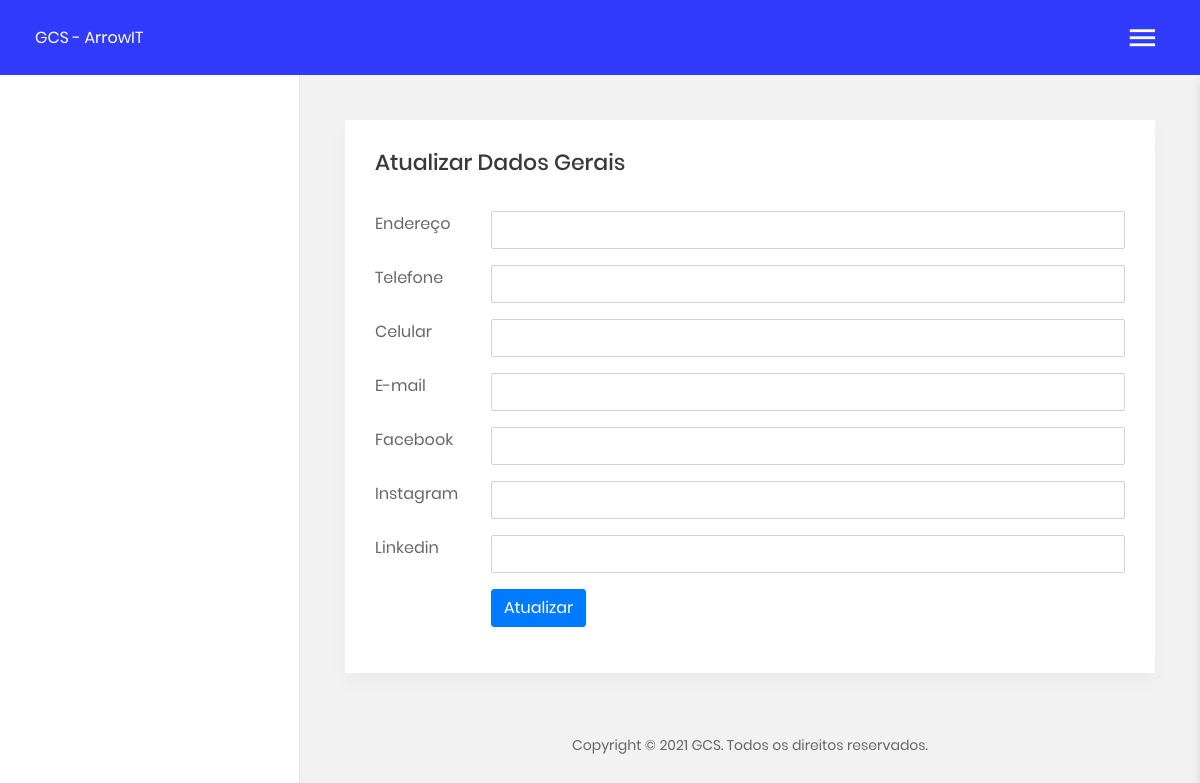
Before: /gcs/ait_dadosgerais.php with the older database file.
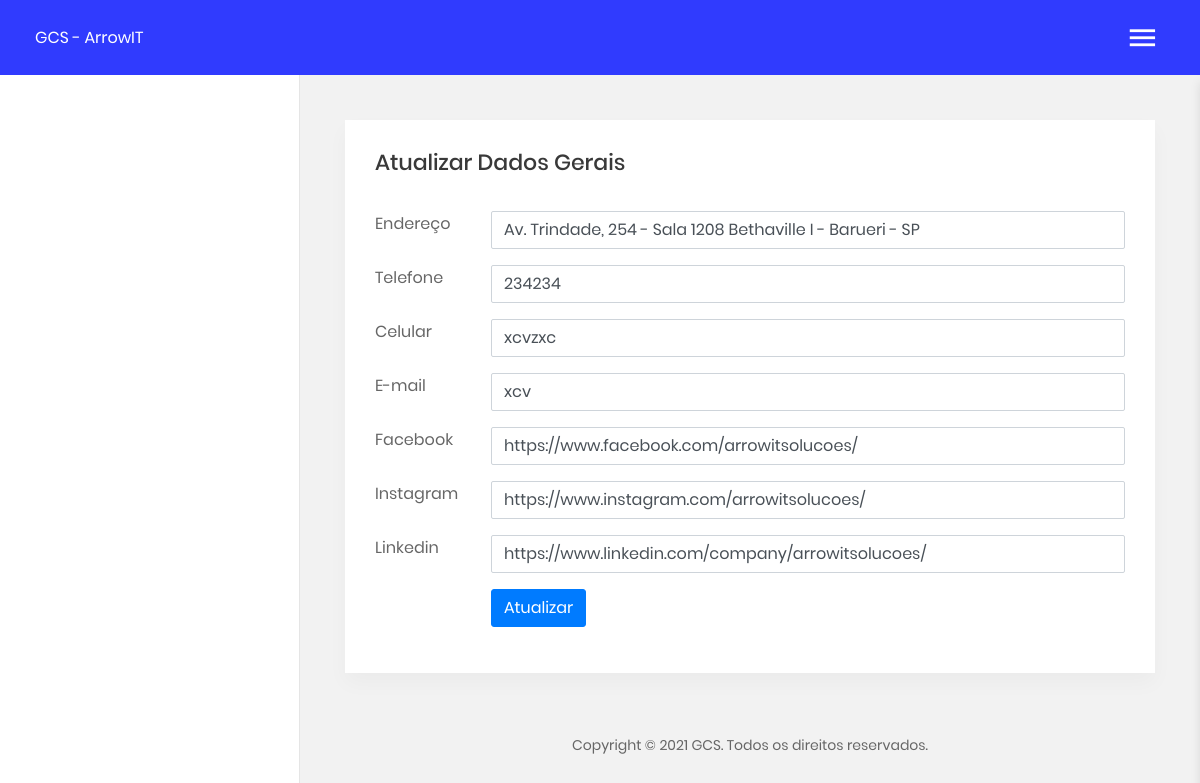
After: the same page with the newer database file.
### tables this page shows
CREATE TABLE IF NOT EXISTS ait_dadosgerais (
  id_dados int(11) NOT NULL AUTO_INCREMENT,
  endereco varchar(500) DEFAULT NULL,
  telefone varchar(100) DEFAULT NULL,
  celular varchar(100) DEFAULT NULL,
  email varchar(500) DEFAULT NULL,
  facebook varchar(100) DEFAULT NULL,
  instagram varchar(100) DEFAULT NULL,
  linkedin varchar(100) DEFAULT NULL,
  ip_cadastro varchar(50) DEFAULT NULL,
  data_cadastro datetime DEFAULT NULL,
  quem_cadastrou int(11) DEFAULT NULL,
  PRIMARY KEY (id_dados)
);

### gcs/ait_dadosgerais.php (the view, shortened to what this page needs)
<?php
  include("ait_classes.php");
  $sql = "SELECT id_dados, endereco, telefone, celular, email, facebook, instagram, linkedin
  FROM ait_dadosgerais
  WHERE id_dados = 1";
  $rs = mysqli_query($con, $sql);
  $row = mysqli_fetch_array($rs);
  $endereco = $row["endereco"];
  $telefone = $row["telefone"];
  $celular = $row["celular"];
  $email = $row["email"];
  $facebook = $row["facebook"];
  $instagram = $row["instagram"];
  $linkedin = $row["linkedin"];
  include('header.php');
?>
<section class="m-t-45 m-b-40">
  <div class="section__content section__content--p30">
    <div class="container-fluid">
      <div class="pe-box">
        <div class="row">
          <div class="col-lg-12">
            <form id="form" name="form" action="" method="post" enctype="multipart/form-data" class="form-horizontal">
              <h3 class="title-5 m-b-35">Atualizar Dados Gerais</h3>
              <div class="row form-group">
                <div class="col col-md-3">
                  <label for="text-input" class="form-control-label">Endereço</label>
                </div>
                <div class="col-12 col-md-9">
                  <input type="text" id="endereco" name="endereco" class="form-control" value="<?=$endereco?>" />
                </div>
              </div>
              <div class="row form-group">
                <div class="col col-md-3">
                  <label for="text-input" class="form-control-label">Telefone</label>
                </div>
                <div class="col-12 col-md-9">
                  <input type="text" id="telefone" name="telefone" class="form-control" value="<?=$telefone?>" />
                </div>
              </div>
              <div class="row form-group">
                <div class="col col-md-3">
                  <label for="text-input" class="form-control-label">Celular</label>
                </div>
                <div class="col-12 col-md-9">
                  <input type="text" id="celular" name="celular" class="form-control" value="<?=$celular?>" />
                </div>
              </div>
              <div class="row form-group">
                <div class="col col-md-3">
                  <label for="text-input" class="form-control-label">E-mail</label>
                </div>
                <div class="col-12 col-md-9">
                  <input type="text" id="email" name="email" class="form-control" value="<?=$email?>" />
                </div>
              </div>
              <div class="row form-group">
                <div class="col col-md-3">
                  <label for="text-input" class="form-control-label">Facebook</label>
                </div>
                <div class="col-12 col-md-9">
                  <input type="text" id="facebook" name="facebook" class="form-control" value="<?=$facebook?>" />
                </div>
              </div>
              <div class="row form-group">
                <div class="col col-md-3">
                  <label for="text-input" class="form-control-label">Instagram</label>
                </div>
                <div class="col-12 col-md-9">
                  <input type="text" id="instagram" name="instagram" class="form-control" value="<?=$instagram?>" />
                </div>
              </div>
              <div class="row form-group">
                <div class="col col-md-3">
                  <label for="text-input" class="form-control-label">Linkedin</label>
                </div>
                <div class="col-12 col-md-9">
                  <input type="text" id="linkedin" name="linkedin" class="form-control" value="<?=$linkedin?>" />
                </div>
              </div>
              <div class="row form-group">
                <div class="col col-md-3"></div>
                <div class="col-12 col-md-9">
                  <button type="button" onclick="updateDadosGerais();" class="btn btn-primary btn-md">Atualizar</button>
                </div>
              </div>
            </form>
          </div>
        </div>
      </div>
    </div>
  </div>
</section>
<?php include('footer.php'); ?>

Changed rows visible on the page:
added ait_dadosgerais: endereco "Av. Trindade, 254 - Sala 1208 Bethaville I - Barueri - SP", telefone "234234", celular "xcvzxc", email "xcv", facebook "https://www.facebook.com/arrowitsolucoes/", instagram "https://www.instagram.com/arrowitsolucoes/", linkedin "https://www.linkedin.com/company/arrowitsolucoes/"
